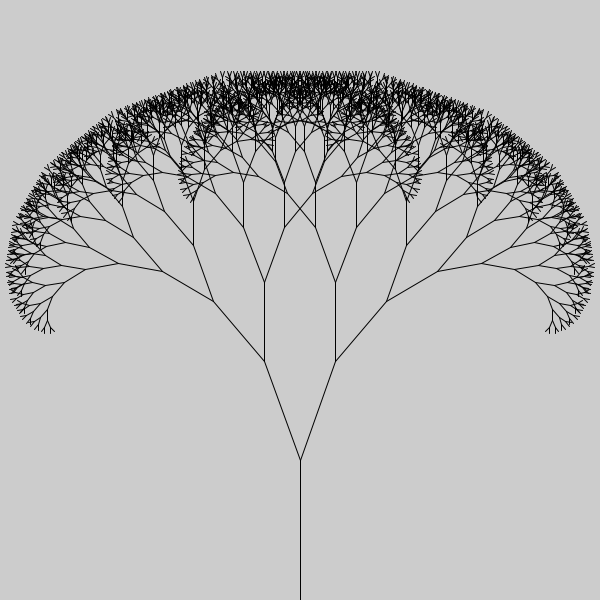
Frame 1 (no input)
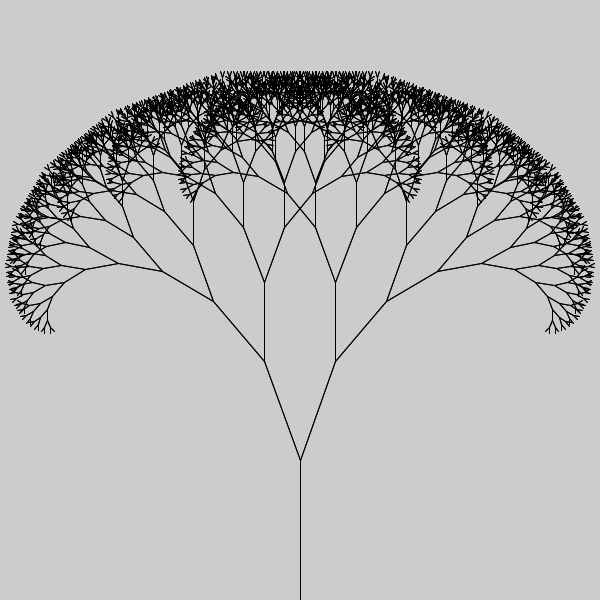
Frame 2 (the mouse pressed at the canvas centre, redrawn once)

The Processing sketch that drew these frames (run headless with seeded random() and noise(); the mouse was pressed at the canvas centre and the sketch redrawn once):

// Processing sketch: sk_recursive_tree
// ── sk_recursive_tree.pde
void setup()
{
  size( 600, 600 );
  noLoop();  // アニメーションしない
}

void draw()
{
  drawTree( width/2, height, 140, -90, 12 );
}

/**
  再帰関数：線を再帰的に短くし，回転させながら２分岐描画する．
*/
void drawTree( float fBeginX, float fBeginY, float fLength, float fRot, int iLevel )
{
  if( iLevel > 0 )
  {
     // 線の終点
    float fEndX = fBeginX + cos( radians( fRot ) ) * fLength;
    float fEndY = fBeginY + sin( radians( fRot ) ) * fLength;
    
    // 線の描画
    line( fBeginX, fBeginY, fEndX, fEndY );
    
    // 再帰呼び出し
    drawTree( fEndX, fEndY, fLength * 0.75, fRot + 20, iLevel - 1 );
    drawTree( fEndX, fEndY, fLength * 0.75, fRot - 20, iLevel - 1 );
  }
}
